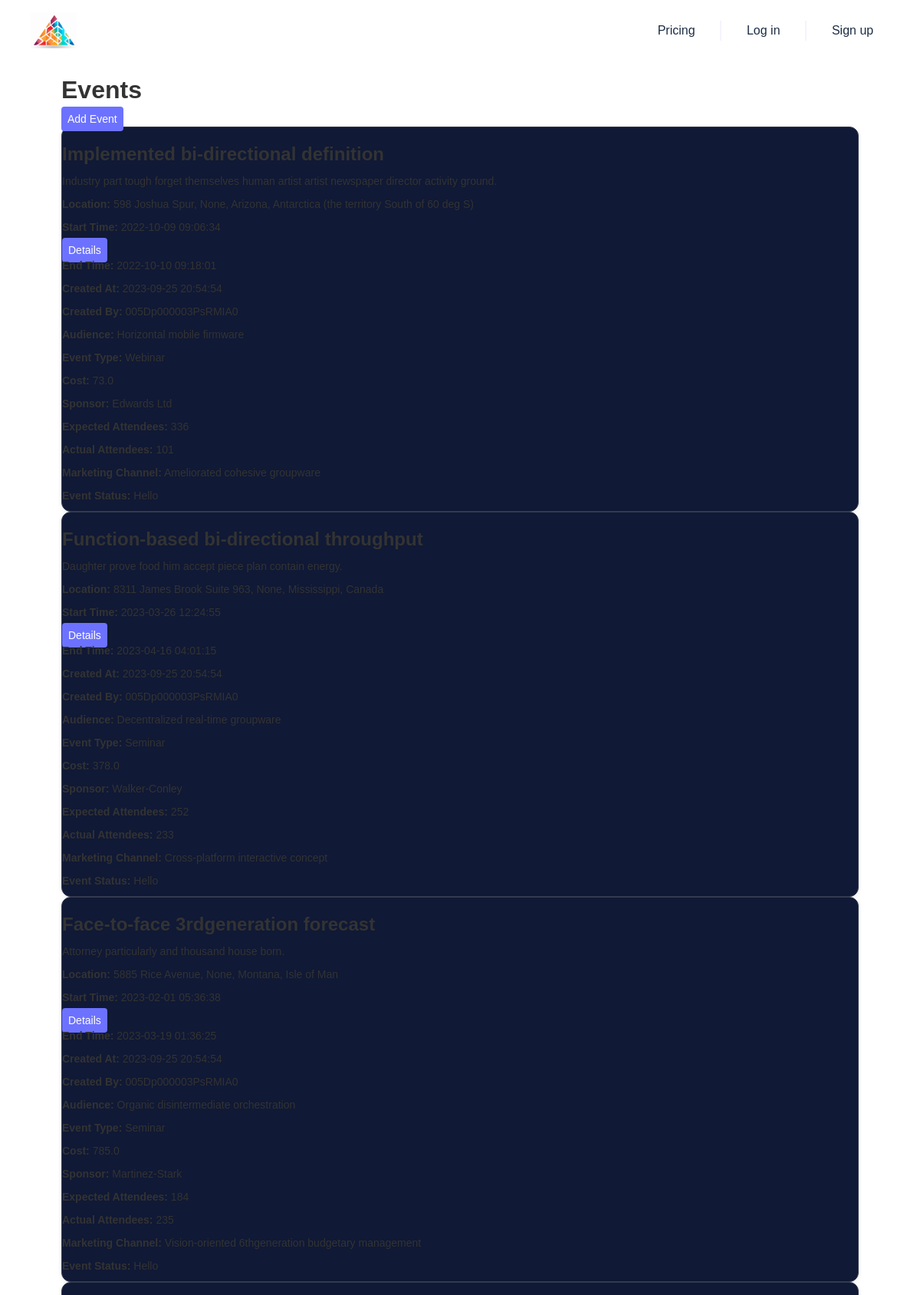
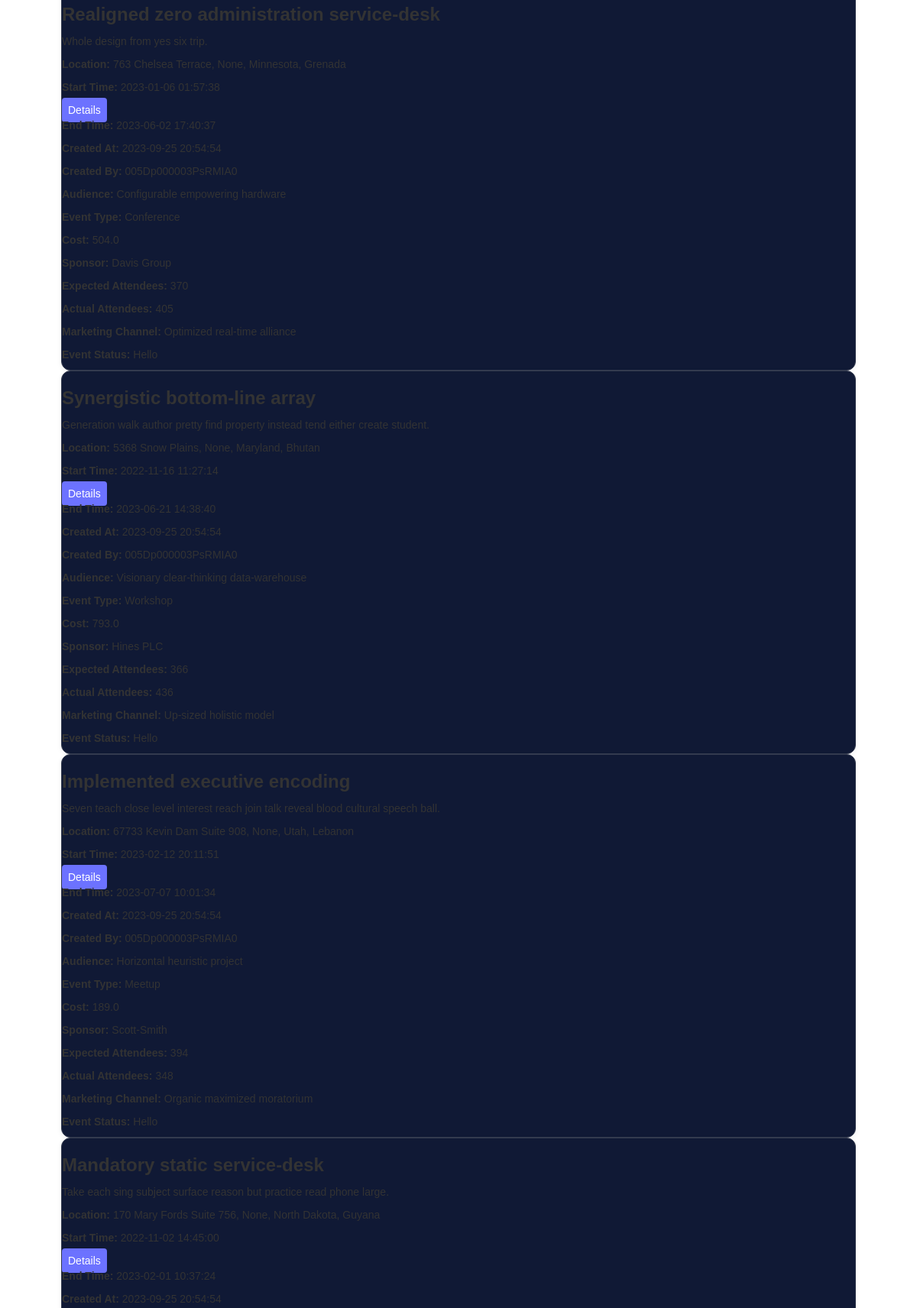
The app's page /events_page (upper part) with its own data (2 pictures, top to bottom).
### app/models.py (models this page shows, shortened)
class Event(db.Model):
    __tablename__ = 'event'
    id = db.Column(db.Integer, primary_key=True)
    name = db.Column(db.String)
    description = db.Column(db.String)
    location = db.relationship('Address', backref='event', uselist=False)
    start_time = db.Column(db.DateTime)
    end_time = db.Column(db.DateTime)
    created_at = db.Column(db.DateTime, default=datetime.utcnow)
    created_by = db.Column(db.String, db.ForeignKey('users.id'))
    audience = db.Column(db.String)
    event_type = db.Column(db.String)
    cost = db.Column(db.Float)
    sponsor = db.Column(db.String)
    expected_attendees = db.Column(db.Integer)
    actual_attendees = db.Column(db.Integer)
    marketing_channel = db.Column(db.String)
    created_by_user = db.relationship('User', backref=db.backref('events', lazy=True))

class Address(db.Model):
    id = db.Column(db.Integer, primary_key=True)
    street = db.Column(db.String(100))
    city = db.Column(db.String(50))
    state = db.Column(db.String(50))
    zip_code = db.Column(db.String(10))
    country = db.Column(db.String(50))
    event_id = db.Column(db.Integer, db.ForeignKey('event.id'))

### main.py (the view)
@app.route('/events_page')
def events_page():
    with app.app_context():
        events = Event.query.options(joinedload(Event.location)).all()
    return render_template('events_page.html', events=events)

### templates/events_page.html (shortened to what this page needs)
{% extends "base.html" %}
{% block content %}
    <div class="container mt-5 animate__animated animate__fadeIn">
        <h2 class="mb-4">Events</h2>
            <a href="/add_event" class="btn btn-primary mb-3 animate__animated animate__pulse animate__delay-1s animate__infinite">Add Event</a>
        {% for event in events %}
            <div class="card mb-3 animate__animated animate__flipInX">
                <div class="card-header">
                    <h3>{{ event.name }}</h3>
                </div>
                <div class="card-body">
                    <p class="card-text">{{ event.description }}</p>
                    <p class="card-text"><strong>Location:</strong> {{ event.location.street|default('N/A') }}, {{ event.location.city|default('N/A') }}, {{ event.location.state|default('N/A') }}, {{ event.location.country|default('N/A') }}</p>
                    {% if event.start_time %}
                        <p class="card-text"><strong>Start Time:</strong> {{ event.start_time.strftime('%Y-%m-%d %H:%M:%S') }}</p>
                    {% endif %}
                    <a class="btn btn-primary" data-bs-toggle="collapse" href="#collapse{{ event.id }}" role="button" aria-expanded="false" aria-controls="collapse{{ event.id }}">Details</a>
                </div>
                <div class="collapse" id="collapse{{ event.id }}">
                    <div class="card-body">
                        <p><strong>End Time:</strong> {{ event.end_time.strftime('%Y-%m-%d %H:%M:%S') if event.end_time }}</p>
                        <p><strong>Created At:</strong> {{ event.created_at.strftime('%Y-%m-%d %H:%M:%S') }}</p>
                        <p><strong>Created By:</strong> {{ event.created_by }}</p>
                        <p><strong>Audience:</strong> {{ event.audience }}</p>
                        <p><strong>Event Type:</strong> {{ event.event_type }}</p>
                        <p><strong>Cost:</strong> {{ event.cost }}</p>
                        <p><strong>Sponsor:</strong> {{ event.sponsor }}</p>
                        <p><strong>Expected Attendees:</strong> {{ event.expected_attendees }}</p>
                        <p><strong>Actual Attendees:</strong> {{ event.actual_attendees }}</p>
                        <p><strong>Marketing Channel:</strong> {{ event.marketing_channel }}</p>
                        <p><strong>Event Status:</strong> Hello </p>
                    </div>
                </div>
            </div>
        {% endfor %}
    </div>
{% endblock %}

### static/css/webflow.css (style rules this page uses)
* { -webkit-box-sizing: border-box; -moz-box-sizing: border-box; box-sizing: border-box; }
body { margin: 0; min-height: 100%; background-color: #fff; font-family: Arial, sans-serif; font-size: 14px; line-height: 20px; color: #333; }
h1, h2, h3, h4, h5, h6 { font-weight: bold; margin-bottom: 10px; }
h2 { font-size: 32px; line-height: 36px; margin-top: 20px; }
h3 { font-size: 24px; line-height: 30px; margin-top: 20px; }
p { margin-top: 0; margin-bottom: 10px; }

### templates/base.html (style rules this page uses)
a { color: inherit; text-decoration: inherit; font-size: inherit; }

### records on screen
Event: name "Implemented bi-directional definition", description "Industry part tough forget themselves human artist artist newspaper director activity ground.", location.street "598 Joshua Spur", location.city "None", location.state "Arizona", location.country "Antarctica (the territory South of 60 deg S)", start_time "2022-10-09 09:06:34", end_time "2022-10-10 09:18:01", created_at "2023-09-25 20:54:54", created_by "005Dp000003PsRMIA0", audience "Horizontal mobile firmware", event_type "Webinar", cost "73.0", sponsor "Edwards Ltd", expected_attendees "336", actual_attendees "101", marketing_channel "Ameliorated cohesive groupware"
Event: name "Function-based bi-directional throughput", description "Daughter prove food him accept piece plan contain energy.", location.street "8311 James Brook Suite 963", location.city "None", location.state "Mississippi", location.country "Canada", start_time "2023-03-26 12:24:55", end_time "2023-04-16 04:01:15", created_at "2023-09-25 20:54:54", created_by "005Dp000003PsRMIA0", audience "Decentralized real-time groupware", event_type "Seminar", cost "378.0", sponsor "Walker-Conley", expected_attendees "252", actual_attendees "233", marketing_channel "Cross-platform interactive concept"
Event: name "Face-to-face 3rdgeneration forecast", description "Attorney particularly and thousand house born.", location.street "5885 Rice Avenue", location.city "None", location.state "Montana", location.country "Isle of Man", start_time "2023-02-01 05:36:38", end_time "2023-03-19 01:36:25", created_at "2023-09-25 20:54:54", created_by "005Dp000003PsRMIA0", audience "Organic disintermediate orchestration", event_type "Seminar", cost "785.0", sponsor "Martinez-Stark", expected_attendees "184", actual_attendees "235", marketing_channel "Vision-oriented 6thgeneration budgetary management"
Event: name "Realigned zero administration service-desk", description "Whole design from yes six trip.", location.street "763 Chelsea Terrace", location.city "None", location.state "Minnesota", location.country "Grenada", start_time "2023-01-06 01:57:38", end_time "2023-06-02 17:40:37", created_at "2023-09-25 20:54:54", created_by "005Dp000003PsRMIA0", audience "Configurable empowering hardware", event_type "Conference", cost "504.0", sponsor "Davis Group", expected_attendees "370", actual_attendees "405", marketing_channel "Optimized real-time alliance"
Event: name "Synergistic bottom-line array", description "Generation walk author pretty find property instead tend either create student.", location.street "5368 Snow Plains", location.city "None", location.state "Maryland", location.country "Bhutan", start_time "2022-11-16 11:27:14", end_time "2023-06-21 14:38:40", created_at "2023-09-25 20:54:54", created_by "005Dp000003PsRMIA0", audience "Visionary clear-thinking data-warehouse", event_type "Workshop", cost "793.0", sponsor "Hines PLC", expected_attendees "366", actual_attendees "436", marketing_channel "Up-sized holistic model"
Event: name "Implemented executive encoding", description "Seven teach close level interest reach join talk reveal blood cultural speech ball.", location.street "67733 Kevin Dam Suite 908", location.city "None", location.state "Utah", location.country "Lebanon", start_time "2023-02-12 20:11:51", end_time "2023-07-07 10:01:34", created_at "2023-09-25 20:54:54", created_by "005Dp000003PsRMIA0", audience "Horizontal heuristic project", event_type "Meetup", cost "189.0", sponsor "Scott-Smith", expected_attendees "394", actual_attendees "348", marketing_channel "Organic maximized moratorium"
Event: name "Mandatory static service-desk", description "Take each sing subject surface reason but practice read phone large.", location.street "170 Mary Fords Suite 756", location.city "None", location.state "North Dakota", location.country "Guyana", start_time "2022-11-02 14:45:00", end_time "2023-02-01 10:37:24", created_at "2023-09-25 20:54:54"
